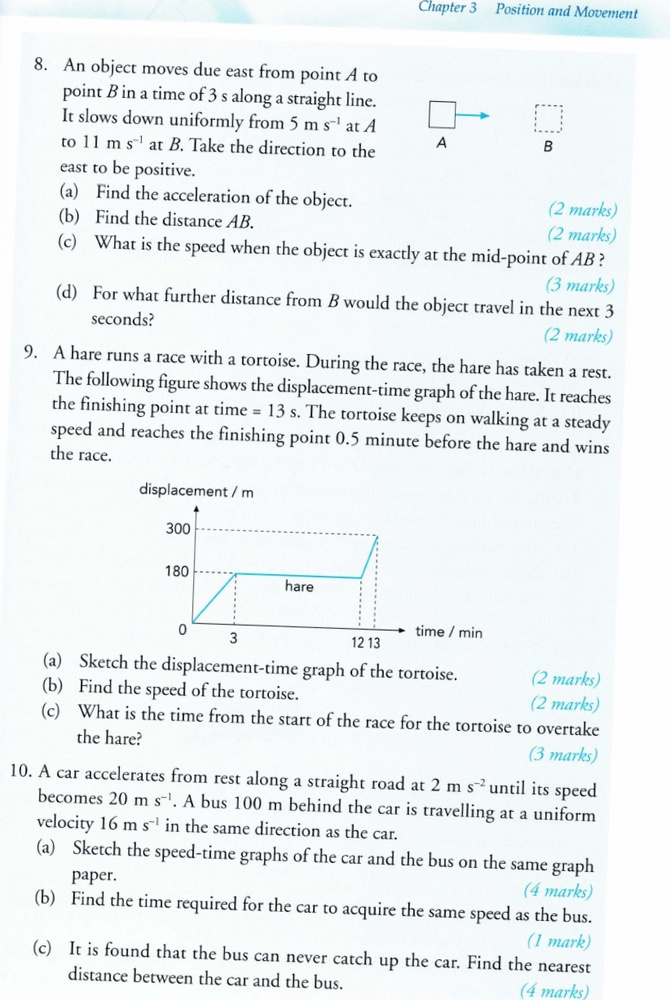
#> input picture examples/tiled.jpg, 670 x 1000 px, shrunk from 822 x 1226 before the run, found by its file name
$ python deskew_v1.2_pytesseract.py
#> lines starting #> are read from the running program, lines starting #| are printed output that depends on the picture
import cv2
import numpy as np
from PIL import Image
import pytesseract
import re
import tempfile
import os

# Specify the path to the Tesseract executable
pytesseract.pytesseract.tesseract_cmd = r'C:\Program Files\Tesseract-OCR\tesseract.exe'

# Load the image
image = cv2.imread(r'C:\Users\james\OneDrive\Documents\Coding\Bookscanner\bookscanner\examples\tiled.jpg')
#> image is the input picture: shape (1000, 670, 3); mean B, G, R 241.5, 239.8, 235.3

# Convert to grayscale
gray = cv2.cvtColor(image, cv2.COLOR_BGR2GRAY)

# Apply adaptive thresholding to create a binary image
thresh = cv2.adaptiveThreshold(gray, 255, cv2.ADAPTIVE_THRESH_GAUSSIAN_C,
                               cv2.THRESH_BINARY, 31, 2)
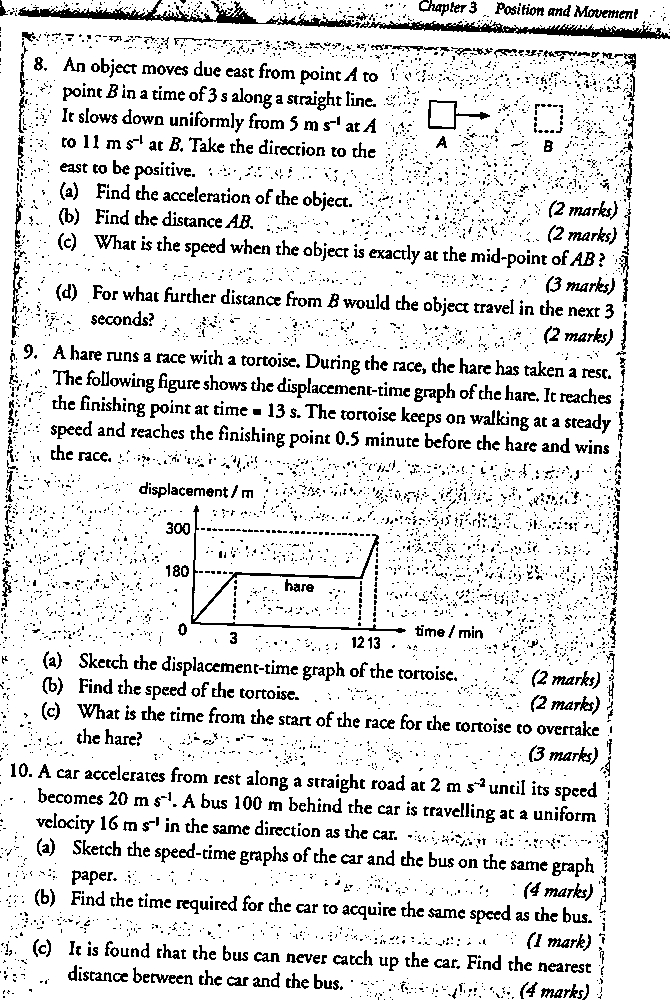
#> thresh: shape (1000, 670); 87.5% white; black in thin lines or dots

# Optionally, apply a slight blur to reduce noise
blurred = cv2.GaussianBlur(thresh, (5, 5), 0)
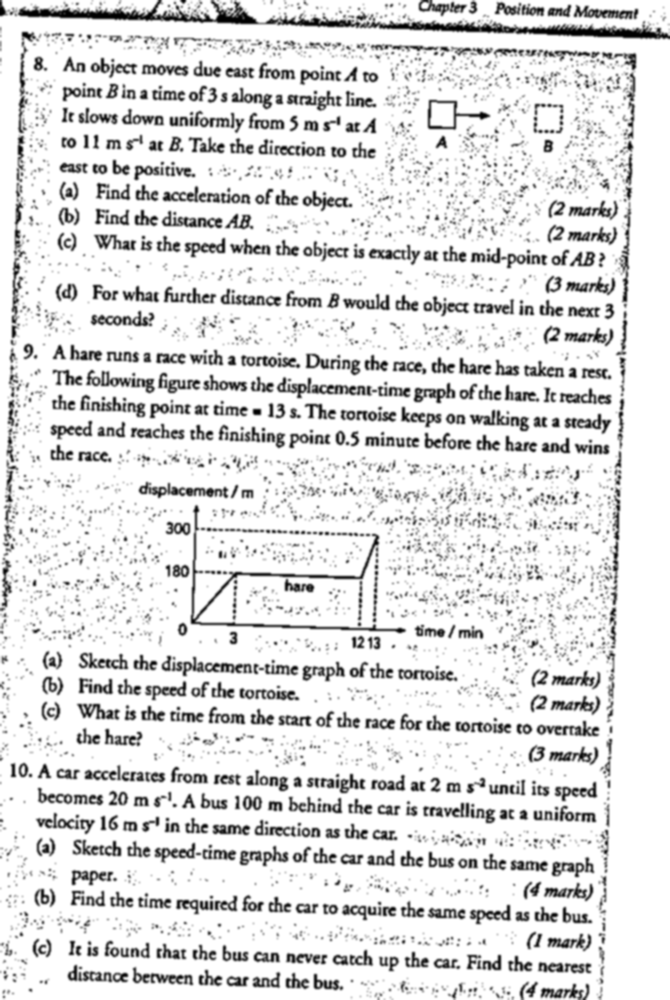
#> blurred: shape (1000, 670); min 0, max 255, mean 223.2

# Convert to PIL Image
pil_image = Image.fromarray(blurred)

# Save the image to a temporary file with DPI set
temp_filename = tempfile.NamedTemporaryFile(suffix='.png', delete=False).name
pil_image.save(temp_filename, dpi=(300, 300))

try:
    # Use pytesseract to detect orientation and script detection (OSD)
#> (the run stopped early here; a loop or call above may not have finished)
